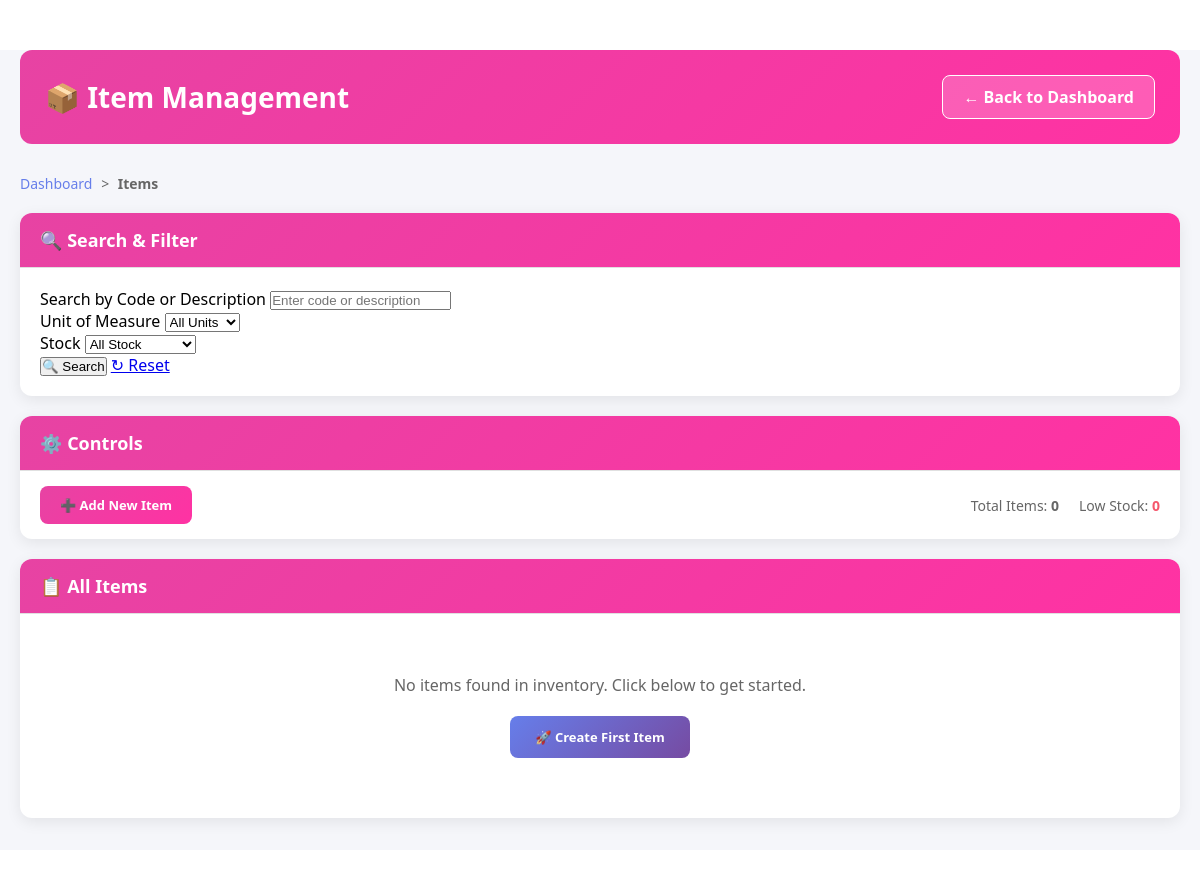
/items/ (signed in), run on an earlier commit of the app's database.
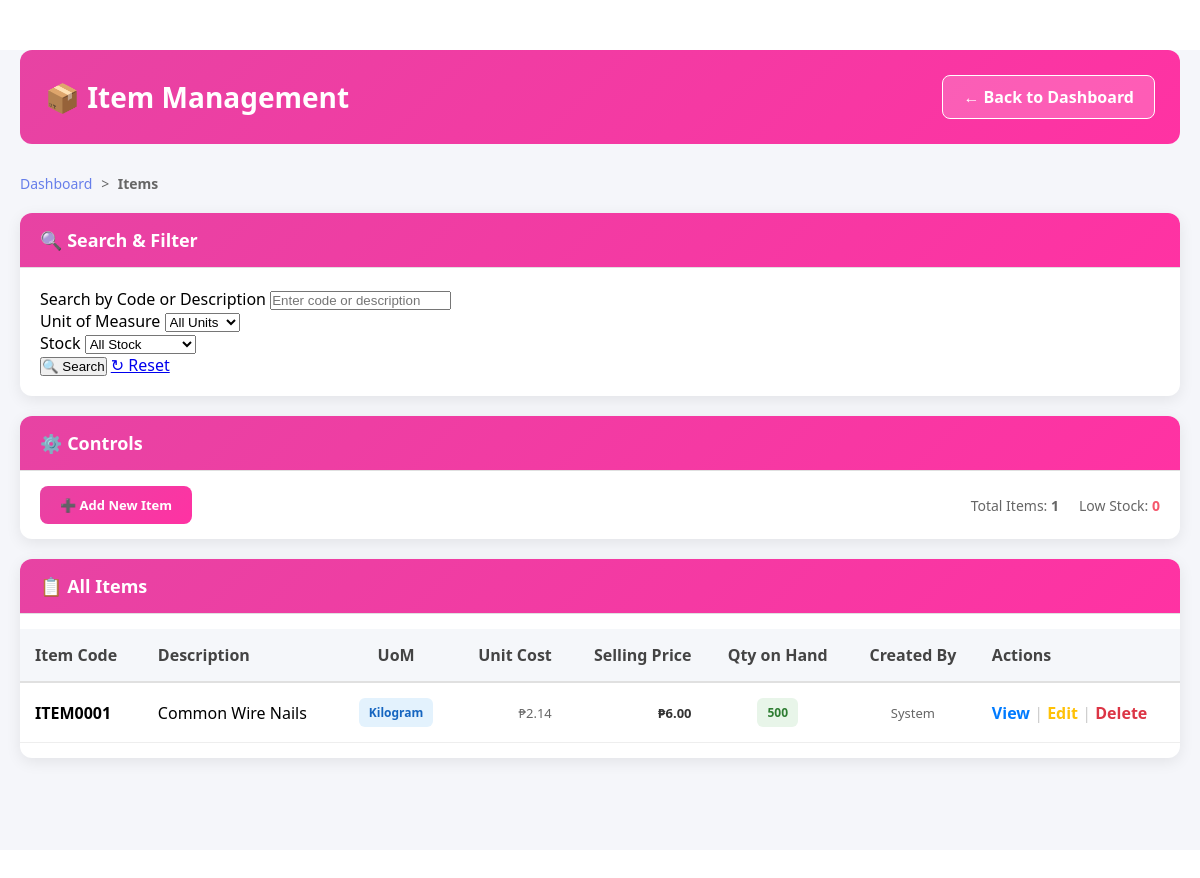
And on a later commit of the database.
### POS/models.py (models this page shows, shortened)
class Item(models.Model):
    UNIT_CHOICES = [
        ('PCS', 'Piece'),
        ('BOX', 'Box'),
        ('PKG', 'Package'),
        ('KG', 'Kilogram'),
        ('LTR', 'Liter'),
        ('MTR', 'Meter'),
    ]
    item_code = models.CharField(max_length=50, unique=True)
    item_description = models.CharField(max_length=255)
    unit_of_measure = models.CharField(max_length=10, choices=UNIT_CHOICES)
    unit_cost = models.DecimalField(max_digits=12, decimal_places=2)
    unit_selling_price = models.DecimalField(max_digits=12, decimal_places=2)
    quantity_on_hand = models.IntegerField(default=0)
    created_at = models.DateTimeField(auto_now_add=True)
    updated_at = models.DateTimeField(auto_now=True)
    class Meta:
        ordering = ['item_description']

### POS/views.py (the view)
# urls.py: path('items/', views.item_list, name='item_list'),
@login_required(login_url='login')
def item_list(request):
    items = Item.objects.all()
    search = request.GET.get('search')
    if search:
        items = items.filter(
            models.Q(item_code__icontains=search) |
            models.Q(item_description__icontains=search)
        )
    uom = request.GET.get('uom')
    if uom:
        items = items.filter(unit_of_measure=uom)
    stock = request.GET.get('stock')
    if stock == 'low':
        items = items.filter(quantity_on_hand__lte=5)
    elif stock == 'in':
        items = items.filter(quantity_on_hand__gt=5)
    context = {
        'items': items,
        'units': Item.UNIT_CHOICES,
    }
    return render(request, 'POS/item_list.html', context)

### POS/templates/POS/item_list.html (shortened to what this page needs)
{% extends 'base.html' %}
{% block content %}
<div style="background: linear-gradient(135deg, #ffffff 0%, #ffffff 100%); min-height: 100vh; padding: 30px 0;">
<div class="pos-container-modern">
    <div style="display: flex; justify-content: space-between; align-items: center; margin-bottom: 30px; background: linear-gradient(135deg, #e743a3 0%, #ff32a3 100%); padding: 25px; border-radius: 12px;">
        <h1 style="margin: 0; color: white; font-size: 28px;">📦 Item Management</h1>
        <a href="{% url 'dashboard' %}" class="btn-cancel-modern-header">← Back to Dashboard</a>
    </div>
    <div class="breadcrumb" style="margin-bottom: 20px; font-size: 14px; color: #666;">
        <a href="{% url 'dashboard' %}" style="color: #667eea; text-decoration: none;">Dashboard</a>
        <span style="margin: 0 5px;">></span>
        <span style="font-weight: 600;">Items</span>
    </div>
    <div class="form-card" style="margin-bottom: 20px;">
        <div class="card-header" style="background: linear-gradient(135deg, #e743a3 0%, #ff32a3 100%);">
            <h2 style="margin: 0; display: flex; align-items: center; gap: 10px;">🔍 Search & Filter</h2>
        </div>
        <div class="card-body">
            <form method="get" class="search-form-grid">
                <div>
                    <label for="search" class="filter-label">Search by Code or Description</label>
                    <input type="text" name="search" id="search" placeholder="Enter code or description"
                           value="{{ request.GET.search }}"
                           class="filter-input"
                    />
                </div>
                <div>
                    <label for="uom_filter" class="filter-label">Unit of Measure</label>
                    <select name="uom" id="uom_filter" class="filter-select">
                        <option value="">All Units</option>
                    </select>
                </div>
                <div>
                    <label for="stock_filter" class="filter-label">Stock</label>
                    <select name="stock" id="stock_filter" class="filter-select">
                        <option value="">All Stock</option>
                    </select>
                </div>
                <div class="search-actions">
                    <button type="submit" class="btn-search-modern">🔍 Search</button>
                    <a href="{% url 'item_list' %}" class="btn-reset-modern">↻ Reset</a>
                </div>
            </form>
        </div>
    </div>
    <div class="form-card" style="margin-bottom: 20px;">
        <div class="card-header" style="background: linear-gradient(135deg, #e743a3 0%, #ff32a3 100%);">
            <h2 style="margin: 0; display: flex; align-items: center; gap: 10px;">⚙️ Controls</h2>
        </div>
        <div class="card-body" style="display: flex; justify-content: space-between; align-items: center; padding: 15px 20px;">
            <a href="{% url 'item_create' %}" class="btn-save-modern" style="background: linear-gradient(135deg, #e743a3 0%, #ff32a3 100%); padding: 10px 20px; margin: 0; max-width: 180px;">➕ Add New Item</a>
            <div style="display: flex; gap: 20px; align-items: center;">
                <div style="color: #666; font-size: 14px;">
                    Total Items: <strong>{{ items|length }}</strong>
                </div>
                <div style="color: #666; font-size: 14px;">
                    Low Stock: <strong style="color: #f5576c;">{{ low_stock_count|default:0 }}</strong>
                </div>
            </div>
        </div>
    </div>
    {% if items %}
        <div class="form-card">
            <div class="card-header" style="background: linear-gradient(135deg, #e743a3 0%, #ff32a3 100%);">
                <h2 style="margin: 0; display: flex; align-items: center; gap: 10px;">📋 All Items</h2>
            </div>
            <div class="card-body" style="padding: 0;">
                <div class="table-container" style="overflow-x: auto;">
                    <table class="data-table" style="width: 100%; border-collapse: collapse;">
                        <thead>
                            <tr style="background-color: #f5f7fa;">
                                <th style="padding: 15px; text-align: left; font-weight: 700; color: #444; border-bottom: 2px solid #e0e0e0;">Item Code</th>
                                <th style="padding: 15px; text-align: left; font-weight: 700; color: #444; border-bottom: 2px solid #e0e0e0;">Description</th>
                                <th style="padding: 15px; text-align: center; font-weight: 700; color: #444; border-bottom: 2px solid #e0e0e0;">UoM</th>
                                <th style="padding: 15px; text-align: right; font-weight: 700; color: #444; border-bottom: 2px solid #e0e0e0;">Unit Cost</th>
                                <th style="padding: 15px; text-align: right; font-weight: 700; color: #444; border-bottom: 2px solid #e0e0e0;">Selling Price</th>
                                <th style="padding: 15px; text-align: center; font-weight: 700; color: #444; border-bottom: 2px solid #e0e0e0;">Qty on Hand</th>
                                <th style="padding: 15px; text-align: center; font-weight: 700; color: #444; border-bottom: 2px solid #e0e0e0;">Created By</th>
                                <th style="padding: 15px; text-align: left; font-weight: 700; color: #444; border-bottom: 2px solid #e0e0e0;">Actions</th>
                            </tr>
                        </thead>
                        <tbody>
                            {% for item in items %}
                                <tr style="border-bottom: 1px solid #eee;">
                                    <td style="padding: 15px;"><strong>{{ item.item_code }}</strong></td>
                                    <td style="padding: 15px;">{{ item.item_description }}</td>
                                    <td style="padding: 15px; text-align: center; font-size: 13px; color: #666;">
                                        <span class="badge badge-uom">{{ item.get_unit_of_measure_display }}</span>
                                    </td>
                                    <td style="padding: 15px; text-align: right; font-size: 13px; color: #666;">₱{{ item.unit_cost|floatformat:2 }}</td>
                                    <td style="padding: 15px; text-align: right; font-size: 13px; font-weight: 600; color: #333;">₱{{ item.unit_selling_price|floatformat:2 }}</td>
                                    <td style="padding: 15px; text-align: center;">
                                        {% if item.quantity_on_hand <= 5 %}
                                            <span class="badge badge-low-stock">{{ item.quantity_on_hand }} ⚠️</span>
                                        {% else %}
                                            <span class="badge badge-in-stock">{{ item.quantity_on_hand }}</span>
                                        {% endif %}
                                    </td>
                                    <td style="padding: 15px; text-align: center; font-size: 13px; color: #666;">
                                        {% if item.created_by %}{{ item.created_by.username }}{% else %}System{% endif %}
                                    </td>
                                    <td style="padding: 15px;">
                                        <a href="{% url 'item_view' item.id %}" class="btn-action-view">View</a>
                                        <span style="color: #ccc;">|</span>
                                        <a href="{% url 'item_edit' item.id %}" class="btn-action-edit">Edit</a>
                                        <span style="color: #ccc;">|</span>
                                        <a href="{% url 'item_delete' item.id %}" class="btn-action-delete">Delete</a>
                                    </td>
                                </tr>
                            {% endfor %}
                        </tbody>
                    </table>
                </div>
            </div>
        </div>
    {% else %}
        <div class="form-card">
            <div class="card-header" style="background: linear-gradient(135deg, #e743a3 0%, #ff32a3 100%);">
                <h2 style="margin: 0; display: flex; align-items: center; gap: 10px;">📋 All Items</h2>
            </div>
            <div class="card-body">
                <div class="empty-state" style="text-align: center; padding: 40px 20px;">
                    <p style="color: #666; margin-bottom: 20px; font-size: 16px;">No items found in inventory. Click below to get started.</p>
                    <a href="{% url 'item_create' %}" class="btn-save-modern" style="width: auto;">🚀 Create First Item</a>
                </div>
            </div>
        </div>
    {% endif %}
</div>
</div>
{% endblock %}

### templates/base.html (shortened to what this page needs)
<!DOCTYPE html>
<html lang="en">
<head>
</head>
<body>
    <div style="width: 100%; max-width: 100%; overflow-x: hidden;">
        {% block content %}{% endblock %}
    </div>
</body>
</html>

### templates/base.html (style rules this page uses)
* { margin: 0; padding: 0; box-sizing: border-box; }
html { width: 100%; overflow-x: hidden; }
body { font-family: 'Segoe UI', Tahoma, Geneva, Verdana, sans-serif; background: linear-gradient(135deg, #667eea 0%, #764ba2 100%); min-height: 100vh; width: 100%; max-width: 100%; overflow-x: hidden; }
.table-container { overflow-x: auto; margin: 15px 0; }
.pos-container-modern { width: 100%; max-width: 1100px; margin: 0 auto; padding: 15px; background: #f5f6fa; min-height: 100vh; }
.form-card { background: white; border-radius: 12px; box-shadow: 0 2px 8px rgba(0, 0, 0, 0.08); overflow: hidden; animation: slideUp 0.4s ease-out; }
.card-header { display: flex; align-items: center; gap: 15px; background: linear-gradient(135deg, #667eea 0%, #764ba2 100%); color: white; padding: 20px; }
.card-header h2 { margin: 0; font-size: 18px; font-weight: 600; }
.card-body { padding: 15px; }
.btn-save-modern, .btn-cancel-modern, .btn-exit-modern { padding: 11px 18px; border: none; border-radius: 6px; font-size: 13px; cursor: pointer; transition: all 0.3s; font-weight: 600; display: flex; align-items: center; gap: 6px; text-decoration: none; white-space: nowrap; }
.btn-save-modern { background: linear-gradient(135deg, #667eea 0%, #764ba2 100%); color: white; }
body > * { width: 100%; max-width: 100%; }

### POS/templates/POS/item_list.html (style rules this page uses)
.pos-container-modern { max-width: 1400px; margin: 20px auto; padding: 0 20px; }
.form-card { background: white; border-radius: 12px; box-shadow: 0 4px 15px rgba(0, 0, 0, 0.08); overflow: hidden; margin-bottom: 20px; }
.card-header { color: white; padding: 15px 20px; font-size: 18px; font-weight: 700; border-bottom: 1px solid #e0e0e0; }
.card-body { padding: 20px; }
.btn-save-modern { padding: 12px 25px; border-radius: 8px; font-weight: 600; text-decoration: none; color: white; background-color: #667eea; border: none; cursor: pointer; transition: background-color 0.3s ease, transform 0.1s ease; display: inline-flex; align-items: center; gap: 8px; }
.btn-cancel-modern-header { padding: 10px 20px; border-radius: 8px; font-weight: 600; text-decoration: none; color: white; background-color: rgba(255, 255, 255, 0.2); border: 1px solid white; cursor: pointer; transition: all 0.3s ease; display: inline-flex; align-items: center; gap: 8px; }
.badge { display: inline-flex; align-items: center; padding: 6px 10px; border-radius: 6px; font-size: 12px; font-weight: 700; gap: 5px; }
.badge-uom { background-color: #e3f2fd; color: #1565c0; }
.badge-in-stock { background-color: #e8f5e9; color: #2e7d32; }
.btn-action-view { color: #007bff; text-decoration: none; font-weight: 600; transition: color 0.2s ease; }
.btn-action-edit { color: #ffc107; text-decoration: none; font-weight: 600; transition: color 0.2s ease; }
.btn-action-delete { color: #dc3545; text-decoration: none; font-weight: 600; transition: color 0.2s ease; }

What changed in the data, as far as the page shows it:
added Item: item_code "ITEM0001", item_description "Common Wire Nails", unit_of_measure "Kilogram", unit_cost "2.14", unit_selling_price "6.00", quantity_on_hand "500"
Also different on the page:
{{ items|length }}: "0" → "1"
text no longer shown: "No items found in inventory. Click below to get started. 🚀 Create First Item"
text now shown: "Item Code Description UoM Unit Cost Selling Price Qty on Hand Created By Actions"
